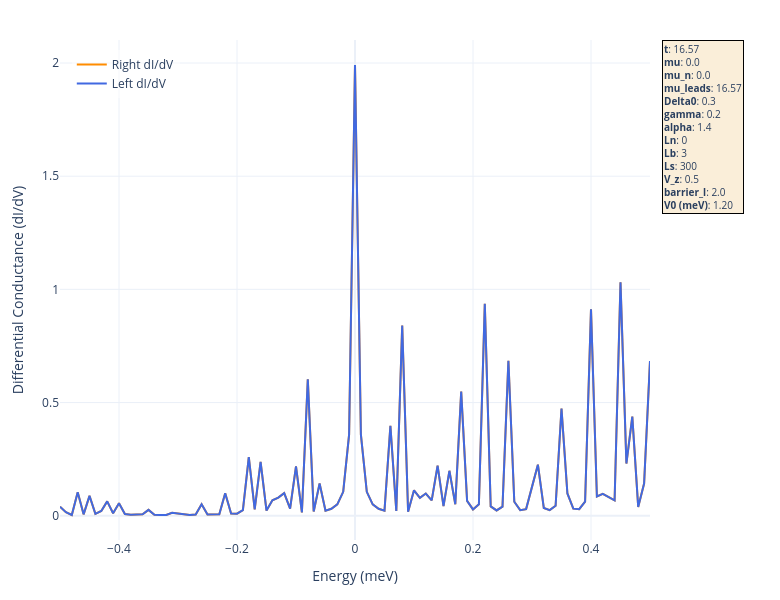

The notebook cell saved with this chart:
### Code cell
import plotly.graph_objects as go

# 1. Re-defining the specific parameters from your original list
params_to_show = {
    "t": f"{t:.2f}",
    "mu": mu,
    "mu_n": mu_n,
    "mu_leads": f"{mu_leads:.2f}",
    "Delta0": Delta0,
    "gamma": gamma,
    "alpha": alpha,
    "Ln": Ln,
    "Lb": Lb,
    "Ls": Ls,
    "V_z": V_z,
    "barrier_l": barrier_l,
    "V0 (meV)": f"{V0:.2f}"
}

# Construct the text string
text_str = '<br>'.join([f"<b>{key}</b>: {val}" for key, val in params_to_show.items()])

fig = go.Figure()

# 2. Add Traces
fig.add_trace(go.Scatter(
    x=energies, y=dIdV_right, mode='lines', name='Right dI/dV',
    line=dict(width=2, color='darkorange'),
    hovertemplate='Energy: %{x:.4f}<br>dI/dV: %{y:.6f}<extra></extra>'
))

fig.add_trace(go.Scatter(
    x=energies, y=dIdV_left, mode='lines', name='Left dI/dV',
    line=dict(width=2, color='royalblue'),
    hovertemplate='Energy: %{x:.4f}<br>dI/dV: %{y:.6f}<extra></extra>'
))

# 3. Final Tightened Layout
fig.update_layout(
    width=780,   # Narrowed width to eliminate side-whitespace
    height=600,
    template="plotly_white",
    hovermode="x unified",
    xaxis_title="Energy (meV)",
    yaxis_title="Differential Conductance (dI/dV)",
    
    # Keep legend top-left inside to avoid the parameter box
    legend=dict(
        yanchor="top",
        y=0.98,
        xanchor="left",
        x=0.02,
        bgcolor="rgba(255, 255, 255, 0.5)"
    ),

    # Trimmed right margin significantly
    margin=dict(l=60, r=130, t=40, b=60), 
    
    annotations=[
        dict(
            x=1.02, # Sits right on the edge of the plot
            y=1,
            xref="paper",
            yref="paper",
            text=text_str,
            showarrow=False,
            align="left",
            xanchor="left", # Anchor to the left side of the box
            bgcolor="rgba(245, 222, 179, 0.5)",
            bordercolor="black",
            borderwidth=1,
            font=dict(size=10)
        )
    ]
)

fig.show()

### Figure 1 — Plotly figure (JSON) as saved in the notebook; plotly's stock layout.template omitted (floating-point values rounded to 4 significant figures)
{"data": [{"hovertemplate": "Energy: %{x:.4f}<br>dI/dV: %{y:.6f}<extra></extra>", "line": {"color": "darkorange", "width": 2}, "mode": "lines", "name": "Right dI/dV", "type": "scatter", "x": [-0.5, -0.49, -0.48, -0.47, -0.46, -0.45, -0.44, -0.43, -0.42, -0.41, -0.4, -0.39, -0.38, -0.37, -0.36, -0.35, -0.34, -0.33, -0.32, -0.31, -0.3, -0.29, -0.28, -0.27, -0.26, -0.25, -0.24, -0.23, -0.22, -0.21, -0.2, -0.19, -0.18, -0.17, -0.16, -0.15, -0.14, -0.13, -0.12, -0.11, -0.1, -0.09, -0.08, -0.07, -0.06, -0.05, -0.04, -0.03, -0.02, -0.01, 0.0, 0.01, 0.02, 0.03, 0.04, 0.05, 0.06, 0.07, 0.08, 0.09, 0.1, 0.11, 0.12, 0.13, 0.14, 0.15, 0.16, 0.17, 0.18, 0.19, 0.2, 0.21, 0.22, 0.23, 0.24, 0.25, 0.26, 0.27, 0.28, 0.29, 0.3, 0.31, 0.32, 0.33, 0.34, 0.35, 0.36, 0.37, 0.38, 0.39, 0.4, 0.41, 0.42, 0.43, 0.44, 0.45, 0.46, 0.47, 0.48, 0.49, 0.5], "y": [0.0402, 0.01528, 0.003209, 0.1033, 0.00603, 0.08778, 0.008537, 0.02077, 0.06345, 0.01075, 0.05481, 0.007423, 0.004665, 0.004079, 0.006412, 0.02594, 0.004724, 0.003422, 0.003571, 0.01271, 0.009765, 0.003898, 0.00344, 0.005508, 0.05031, 0.005602, 0.004321, 0.006037, 0.09919, 0.009928, 0.008904, 0.02431, 0.2593, 0.02766, 0.2377, 0.02297, 0.06827, 0.07993, 0.09991, 0.03184, 0.2185, 0.01484, 0.603, 0.01833, 0.1425, 0.02255, 0.03063, 0.05032, 0.1056, 0.3585, 1.991, 0.3584, 0.1056, 0.05031, 0.03061, 0.02255, 0.3969, 0.02103, 0.8403, 0.01795, 0.1123, 0.07883, 0.09809, 0.06781, 0.2211, 0.04203, 0.1985, 0.05049, 0.5485, 0.06568, 0.02786, 0.05064, 0.9363, 0.04119, 0.02338, 0.04016, 0.6844, 0.06184, 0.0246, 0.02918, 0.1274, 0.2254, 0.03442, 0.02491, 0.04384, 0.4737, 0.09834, 0.03114, 0.02879, 0.0618, 0.9117, 0.08529, 0.09655, 0.08411, 0.06798, 1.032, 0.2304, 0.4383, 0.03888, 0.1423, 0.6832]}, {"hovertemplate": "Energy: %{x:.4f}<br>dI/dV: %{y:.6f}<extra></extra>", "line": {"color": "royalblue", "width": 2}, "mode": "lines", "name": "Left dI/dV", "type": "scatter", "x": [-0.5, -0.49, -0.48, -0.47, -0.46, -0.45, -0.44, -0.43, -0.42, -0.41, -0.4, -0.39, -0.38, -0.37, -0.36, -0.35, -0.34, -0.33, -0.32, -0.31, -0.3, -0.29, -0.28, -0.27, -0.26, -0.25, -0.24, -0.23, -0.22, -0.21, -0.2, -0.19, -0.18, -0.17, -0.16, -0.15, -0.14, -0.13, -0.12, -0.11, -0.1, -0.09, -0.08, -0.07, -0.06, -0.05, -0.04, -0.03, -0.02, -0.01, 0.0, 0.01, 0.02, 0.03, 0.04, 0.05, 0.06, 0.07, 0.08, 0.09, 0.1, 0.11, 0.12, 0.13, 0.14, 0.15, 0.16, 0.17, 0.18, 0.19, 0.2, 0.21, 0.22, 0.23, 0.24, 0.25, 0.26, 0.27, 0.28, 0.29, 0.3, 0.31, 0.32, 0.33, 0.34, 0.35, 0.36, 0.37, 0.38, 0.39, 0.4, 0.41, 0.42, 0.43, 0.44, 0.45, 0.46, 0.47, 0.48, 0.49, 0.5], "y": [0.0402, 0.01528, 0.003209, 0.1033, 0.00603, 0.08778, 0.008537, 0.02077, 0.06345, 0.01075, 0.05481, 0.007423, 0.004665, 0.004079, 0.006412, 0.02594, 0.004724, 0.003422, 0.003571, 0.01271, 0.009765, 0.003898, 0.00344, 0.005508, 0.05031, 0.005602, 0.004321, 0.006037, 0.09919, 0.009928, 0.008904, 0.02431, 0.2593, 0.02766, 0.2377, 0.02297, 0.06827, 0.07993, 0.09991, 0.03184, 0.2185, 0.01484, 0.603, 0.01833, 0.1425, 0.02255, 0.03063, 0.05032, 0.1056, 0.3585, 1.991, 0.3584, 0.1056, 0.05031, 0.03061, 0.02255, 0.3969, 0.02103, 0.8403, 0.01795, 0.1123, 0.07883, 0.09809, 0.06781, 0.2211, 0.04203, 0.1985, 0.05049, 0.5485, 0.06568, 0.02786, 0.05064, 0.9363, 0.04119, 0.02338, 0.04016, 0.6844, 0.06184, 0.0246, 0.02918, 0.1274, 0.2254, 0.03442, 0.02491, 0.04384, 0.4737, 0.09834, 0.03114, 0.02879, 0.0618, 0.9117, 0.08529, 0.09655, 0.08411, 0.06798, 1.032, 0.2304, 0.4383, 0.03888, 0.1423, 0.6832]}], "layout": {"annotations": [{"align": "left", "bgcolor": "rgba(245, 222, 179, 0.5)", "bordercolor": "black", "borderwidth": 1, "font": {"size": 10}, "showarrow": false, "text": "<b>t</b>: 16.57<br><b>mu</b>: 0.0<br><b>mu_n</b>: 0.0<br><b>mu_leads</b>: 16.57<br><b>Delta0</b>: 0.3<br><b>gamma</b>: 0.2<br><b>alpha</b>: 1.4<br><b>Ln</b>: 0<br><b>Lb</b>: 3<br><b>Ls</b>: 300<br><b>V_z</b>: 0.5<br><b>barrier_l</b>: 2.0<br><b>V0 (meV)</b>: 1.20", "x": 1.02, "xanchor": "left", "xref": "paper", "y": 1, "yref": "paper"}], "height": 600, "hovermode": "x unified", "legend": {"bgcolor": "rgba(255, 255, 255, 0.5)", "x": 0.02, "xanchor": "left", "y": 0.98, "yanchor": "top"}, "margin": {"b": 60, "l": 60, "r": 130, "t": 40}, "width": 780, "xaxis": {"title": {"text": "Energy (meV)"}}, "yaxis": {"title": {"text": "Differential Conductance (dI/dV)"}}}}
